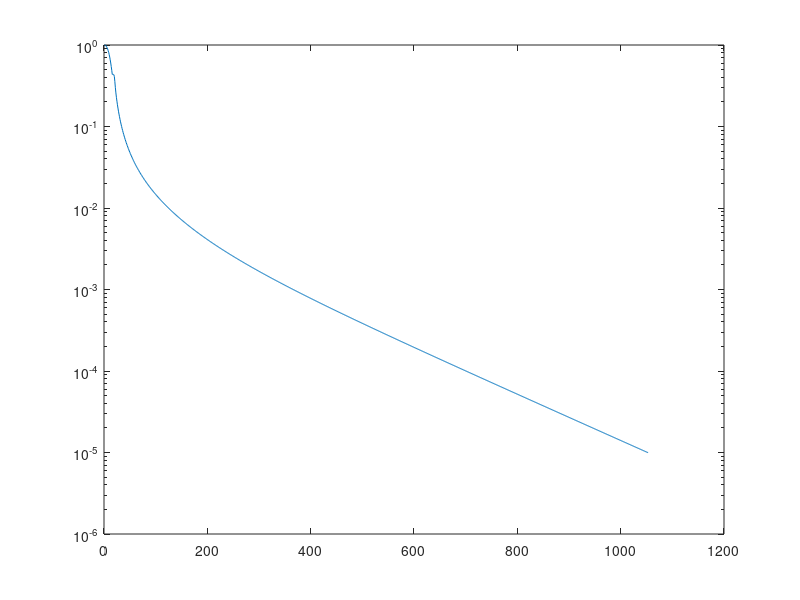

This figure's MATLAB source:
clc
clear all
%Precision = 'float';
Precision = 'double'    ;
fidp = fopen ('nT.dat', 'r', 'l');
if (fidp == -1)
 disp('File "nT.dat" not found');
 return;
end
datap = fread (fidp, 1, 'int');
fclose (fidp);
n = datap(1);
Size = [n];
fid = fopen ('dT.dat', 'r', 'l');
if (fid == -1)
 disp('File "dT.dat" not found');
 return;
end
U = fread (fid, Size, Precision);
fclose (fid);
semilogy(U);